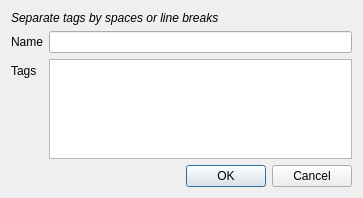
<?xml version="1.0" encoding="UTF-8"?>
<ui version="4.0">
 <class>CustomWindow</class>
 <widget class="QDialog" name="CustomWindow">
  <property name="windowModality">
   <enum>Qt::WindowModal</enum>
  </property>
  <property name="geometry">
   <rect>
    <x>0</x>
    <y>0</y>
    <width>363</width>
    <height>198</height>
   </rect>
  </property>
  <property name="windowTitle">
   <string>Add a custom token</string>
  </property>
  <property name="windowIcon">
   <iconset resource="../../resources/resources.qrc">
    <normaloff>:/images/icon.ico</normaloff>:/images/icon.ico</iconset>
  </property>
  <layout class="QFormLayout" name="formLayout">
   <item row="0" column="0" colspan="2">
    <widget class="QLabel" name="label_3">
     <property name="font">
      <font>
       <italic>true</italic>
      </font>
     </property>
     <property name="text">
      <string>Separate tags by spaces or line breaks</string>
     </property>
    </widget>
   </item>
   <item row="1" column="0">
    <widget class="QLabel" name="label">
     <property name="text">
      <string>Name</string>
     </property>
    </widget>
   </item>
   <item row="1" column="1">
    <widget class="QLineEdit" name="lineName"/>
   </item>
   <item row="2" column="0">
    <widget class="QLabel" name="label_2">
     <property name="text">
      <string>Tags</string>
     </property>
    </widget>
   </item>
   <item row="2" column="1">
    <widget class="QTextEdit" name="textTags"/>
   </item>
   <item row="3" column="0" colspan="2">
    <widget class="QDialogButtonBox" name="buttonBox">
     <property name="orientation">
      <enum>Qt::Horizontal</enum>
     </property>
     <property name="standardButtons">
      <set>QDialogButtonBox::Cancel|QDialogButtonBox::Ok</set>
     </property>
    </widget>
   </item>
  </layout>
 </widget>
 <tabstops>
  <tabstop>lineName</tabstop>
  <tabstop>textTags</tabstop>
  <tabstop>buttonBox</tabstop>
 </tabstops>
 <resources>
  <include location="../../resources/resources.qrc"/>
  <include location="../../resources/resources.qrc"/>
  <include location="../../resources/resources.qrc"/>
 </resources>
 <connections>
  <connection>
   <sender>buttonBox</sender>
   <signal>accepted()</signal>
   <receiver>CustomWindow</receiver>
   <slot>accept()</slot>
   <hints>
    <hint type="sourcelabel">
     <x>236</x>
     <y>87</y>
    </hint>
    <hint type="destinationlabel">
     <x>157</x>
     <y>274</y>
    </hint>
   </hints>
  </connection>
  <connection>
   <sender>buttonBox</sender>
   <signal>rejected()</signal>
   <receiver>CustomWindow</receiver>
   <slot>reject()</slot>
   <hints>
    <hint type="sourcelabel">
     <x>252</x>
     <y>87</y>
    </hint>
    <hint type="destinationlabel">
     <x>286</x>
     <y>274</y>
    </hint>
   </hints>
  </connection>
 </connections>
</ui>
